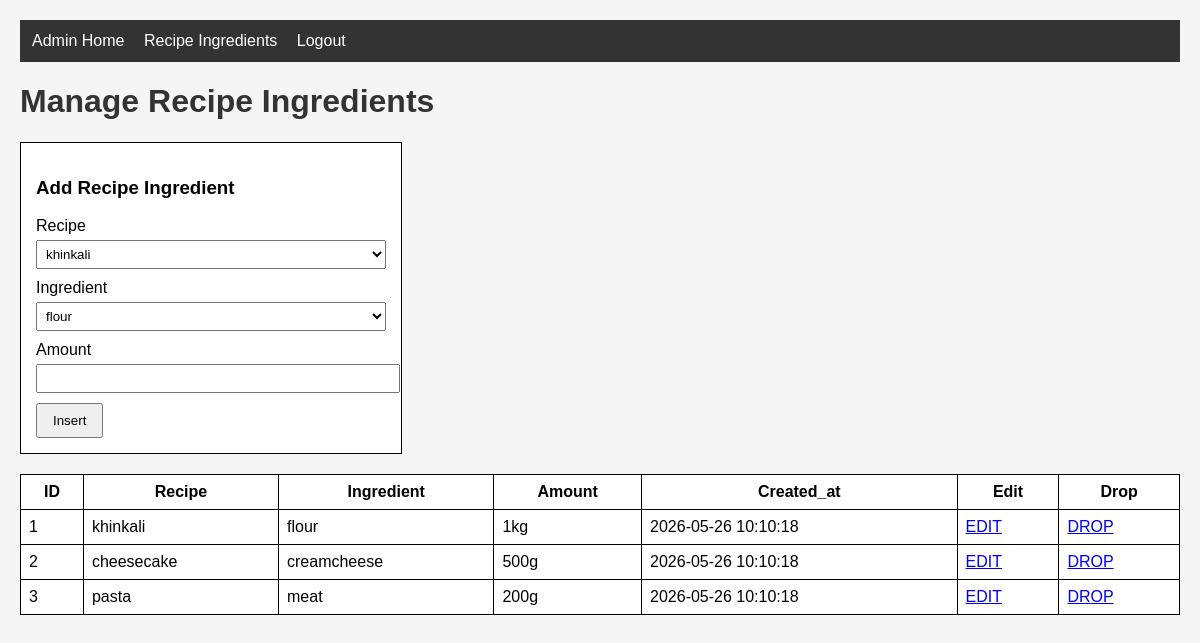
Screenshot of /admin/recipe_ingredients.php (signed in) with the database file from the repository.
### tables this page shows
CREATE TABLE `recipe_ingredients` (
  `id` int(11) NOT NULL,
  `recipe_id` int(11) NOT NULL,
  `ingredient_id` int(11) NOT NULL,
  `amount` varchar(100) DEFAULT NULL,
  `created_at` timestamp NOT NULL DEFAULT current_timestamp(),
  `updated_at` timestamp NULL DEFAULT NULL,
  `deleted_at` timestamp NULL DEFAULT NULL
);

CREATE TABLE `recipes` (
  `id` int(11) NOT NULL,
  `user_id` int(11) NOT NULL,
  `category_id` int(11) NOT NULL,
  `title` varchar(150) NOT NULL,
  `description` text DEFAULT NULL,
  `instructions` text DEFAULT NULL,
  `cooking_time` int(11) DEFAULT NULL,
  `difficulty` varchar(50) DEFAULT NULL,
  `image` varchar(255) DEFAULT NULL,
  `created_at` timestamp NOT NULL DEFAULT current_timestamp(),
  `updated_at` timestamp NULL DEFAULT NULL,
  `deleted_at` timestamp NULL DEFAULT NULL
);

CREATE TABLE `ingredients` (
  `id` int(11) NOT NULL,
  `name` varchar(100) NOT NULL,
  `created_at` timestamp NOT NULL DEFAULT current_timestamp(),
  `updated_at` timestamp NULL DEFAULT NULL,
  `deleted_at` timestamp NULL DEFAULT NULL
);

### admin/recipe_ingredients.php (the view, shortened to what this page needs)
<?php
require_once __DIR__ . "/../config.php";
$recipes_list = mysqli_fetch_all(mysqli_query($connect, "SELECT id, title FROM recipes WHERE deleted_at IS NULL"), MYSQLI_ASSOC);
$ingredients_list = mysqli_fetch_all(mysqli_query($connect, "SELECT id, name FROM ingredients WHERE deleted_at IS NULL"), MYSQLI_ASSOC);
$select_query = "SELECT recipe_ingredients.*, recipes.title AS recipe_title, ingredients.name AS ingredient_name
    FROM recipe_ingredients
    LEFT JOIN recipes ON recipe_ingredients.recipe_id = recipes.id
    LEFT JOIN ingredients ON recipe_ingredients.ingredient_id = ingredients.id
    WHERE recipe_ingredients.deleted_at IS NULL";
$result = mysqli_query($connect, $select_query);
$data = mysqli_fetch_all($result, MYSQLI_ASSOC);
$edit_row = null;
?>
<!DOCTYPE html>
<html lang="en">
<head>
    <link rel="stylesheet" href="../style.css">
</head>
<body>
    <nav>
        <a href="index.php">Admin Home</a>
        <a href="recipe_ingredients.php">Recipe Ingredients</a>
        <a href="../logout.php">Logout</a>
    </nav>
    <h1>Manage Recipe Ingredients</h1>
    <?php if ($edit_row) { ?>
        <form method="post">
            <h3>Edit Recipe Ingredient</h3>
            <input type="hidden" name="id" value="<?= $edit_row['id'] ?>">
            <label>Recipe</label>
            <select name="recipe_id" required>
                <?php foreach ($recipes_list as $r) { ?>
                    <option value="<?= $r['id'] ?>" <?php if ($edit_row['recipe_id'] == $r['id']) echo 'selected'; ?>><?= $r['title'] ?></option>
                <?php } ?>
            </select>
            <label>Ingredient</label>
            <select name="ingredient_id" required>
                <?php foreach ($ingredients_list as $i) { ?>
                    <option value="<?= $i['id'] ?>" <?php if ($edit_row['ingredient_id'] == $i['id']) echo 'selected'; ?>><?= $i['name'] ?></option>
                <?php } ?>
            </select>
            <label>Amount</label>
            <input type="text" name="amount" value="<?= $edit_row['amount'] ?>" required>
            <button type="submit" name="update_button">Update</button>
            <a href="recipe_ingredients.php">Cancel</a>
        </form>
    <?php } else { ?>
        <form method="post">
            <h3>Add Recipe Ingredient</h3>
            <label>Recipe</label>
            <select name="recipe_id" required>
                <?php foreach ($recipes_list as $r) { ?>
                    <option value="<?= $r['id'] ?>"><?= $r['title'] ?></option>
                <?php } ?>
            </select>
            <label>Ingredient</label>
            <select name="ingredient_id" required>
                <?php foreach ($ingredients_list as $i) { ?>
                    <option value="<?= $i['id'] ?>"><?= $i['name'] ?></option>
                <?php } ?>
            </select>
            <label>Amount</label>
            <input type="text" name="amount" required>
            <button type="submit" name="insert_button">Insert</button>
        </form>
    <?php } ?>
    <table>
        <tr>
            <th>ID</th>
            <th>Recipe</th>
            <th>Ingredient</th>
            <th>Amount</th>
            <th>Created_at</th>
            <th>Edit</th>
            <th>Drop</th>
        </tr>
        <?php foreach ($data as $row) { ?>
        <tr>
            <td><?= $row['id'] ?></td>
            <td><?= $row['recipe_title'] ?></td>
            <td><?= $row['ingredient_name'] ?></td>
            <td><?= $row['amount'] ?></td>
            <td><?= $row['created_at'] ?></td>
            <td><a href="?id=<?= $row['id'] ?>">EDIT</a></td>
            <td><a href="?drop=<?= $row['id'] ?>">DROP</a></td>
        </tr>
        <?php } ?>
    </table>
</body>
</html>

### style.css (style rules this page uses)
body { font-family: Arial, sans-serif; margin: 20px; background: #f5f5f5; }
nav { background: #333; padding: 12px; margin-bottom: 20px; }
nav a { color: white; margin-right: 15px; text-decoration: none; }
h1, h2 { color: #333; }
table { border: solid 1px black; border-collapse: collapse; width: 100%; margin-bottom: 25px; background: white; }
table td, table th { border: solid 1px black; padding: 8px; }
form { width: 350px; border: solid 1px black; padding: 15px; margin-bottom: 20px; background: white; }
form label { display: block; margin-bottom: 5px; }
form input, form select, form textarea { width: 100%; margin-bottom: 10px; padding: 5px; }
button, .btn { padding: 8px 15px; cursor: pointer; }

### rows the page displays
recipe_ingredients: id "1", recipe.title "khinkali", ingredient.name "flour", amount "1kg", created_at "2026-05-26 10:10:18"
recipe_ingredients: id "2", recipe.title "cheesecake", ingredient.name "creamcheese", amount "500g", created_at "2026-05-26 10:10:18"
recipe_ingredients: id "3", recipe.title "pasta", ingredient.name "meat", amount "200g", created_at "2026-05-26 10:10:18"

### other values shown
form field recipe_id "khinkali"
form field ingredient_id "flour"
